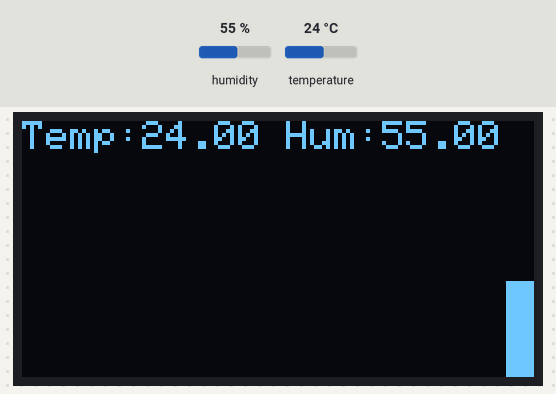
Recording of a sketch running on a simulated Arduino Uno, built with avr-gcc and run on an emulated ATmega328P. Parts: 128×64 one-colour display. Inputs (shaded band) come from the test bench; at power-on: humidity 55 %, temperature 24 °C.

Above: at 1.2 s.
1.3 s: humidity set to 22 %
At 1.53 s:
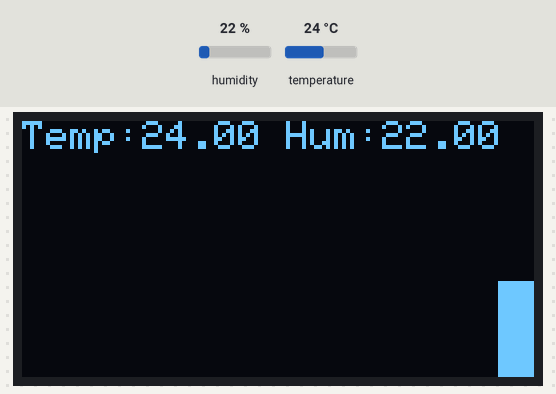
2.9 s: temperature set to 12 °C
At 3.06 s:
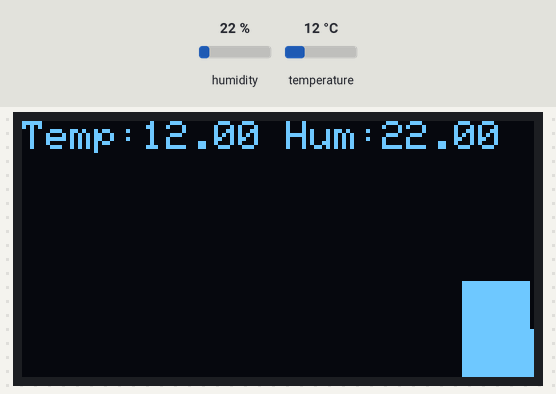
4.4 s: humidity set to 40 %
At 4.58 s:
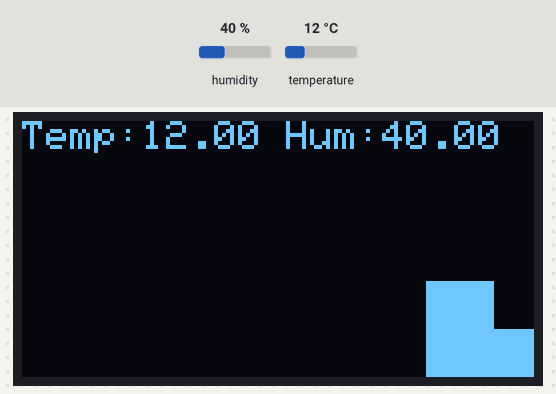
6.0 s: temperature set to 19 °C
At 6.28 s:
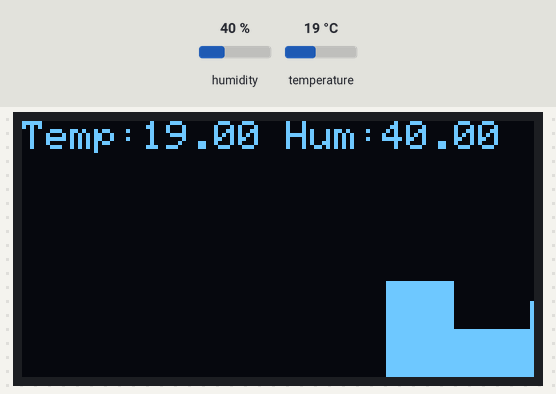
Timing chart, 0 to 8.6 s (numbered marks = the images above; inputs shaded):
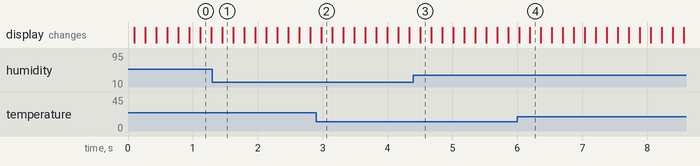

The sketch:

hum-temp-chart.ino
```cpp
// Code for HackSpace magazine
// Displays temperature and humidity values on a I2C OLED Display 128X64 0.96"
// Also shows a scrolling realtime temperature graph
// REQUIRES a DHT11 sensor and a SSD1306  display plus the following libraries:
// https://github.com/RobTillaart/Arduino/tree/master/libraries/DHTlib
// https://github.com/adafruit/Adafruit_SSD1306
// https://github.com/adafruit/Adafruit-GFX-Library


#include <Adafruit_SSD1306.h>
#include <Adafruit_GFX.h>
#include <dht.h>


// Pin that communicated with the DHT11
#define DHT11_PIN 2

// Width of our display - used as the maximum stack value
#define MAXSTACK 128

// I2C address for the screen. Update this for your screen.
#define SCREENADR 0x3C

class Stack
{
  private:
    int ourList[MAXSTACK];
    int top;

  public:

    Stack() {
      top = 0;
      for (int i = 0; i <= MAXSTACK; i++)
        ourList[i] = 0;
    }

    void push(int item) {

      if (top == MAXSTACK)
        top = 0;

      ourList[top++] = item;
    }

    int peek(int x) {
      return ourList[(top + x) % MAXSTACK];
    }
};

dht ourDHT;
Stack temperature_stack;
Adafruit_SSD1306 display(4);

void setup() {
  display.begin(SSD1306_SWITCHCAPVCC, SCREENADR);
  display.clearDisplay();
}

// Function to display a character
void displayNum() {
  display.setTextSize(1);
  display.setTextColor(WHITE, BLACK);
  display.setCursor(0, 0);
  display.println("Temp:" + String(ourDHT.temperature) + " Hum:" + String(ourDHT.humidity));
}

// Function to display the chart
void displayChart() {
  for (int x = 0; x < MAXSTACK; x++) {
    display.drawLine(x, display.height(), x, 0, BLACK);
    display.drawLine(x, display.height(), x, display.height() - temperature_stack.peek(x), WHITE);
  }
}

void loop() {
  int chk = ourDHT.read11(DHT11_PIN);
  temperature_stack.push(ourDHT.temperature);
  displayChart();
  displayNum();
  display.display();
  delay(100);

}
```
